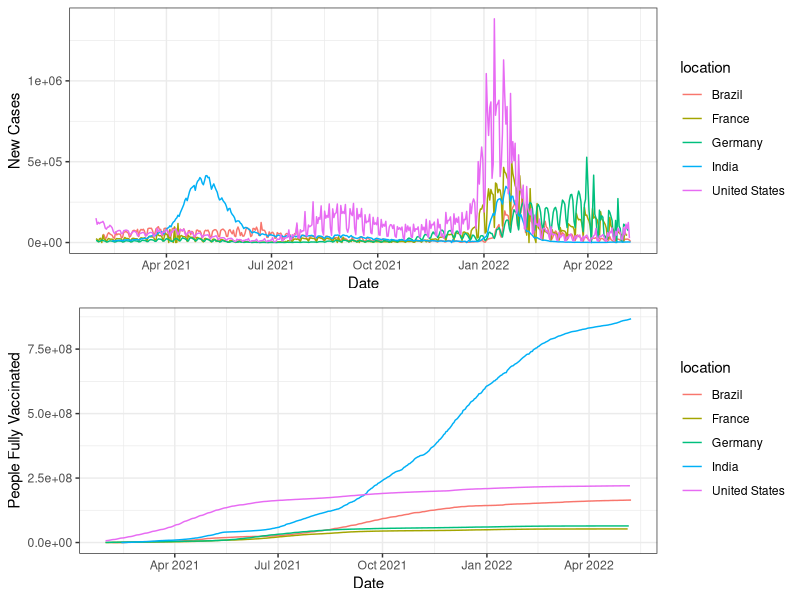
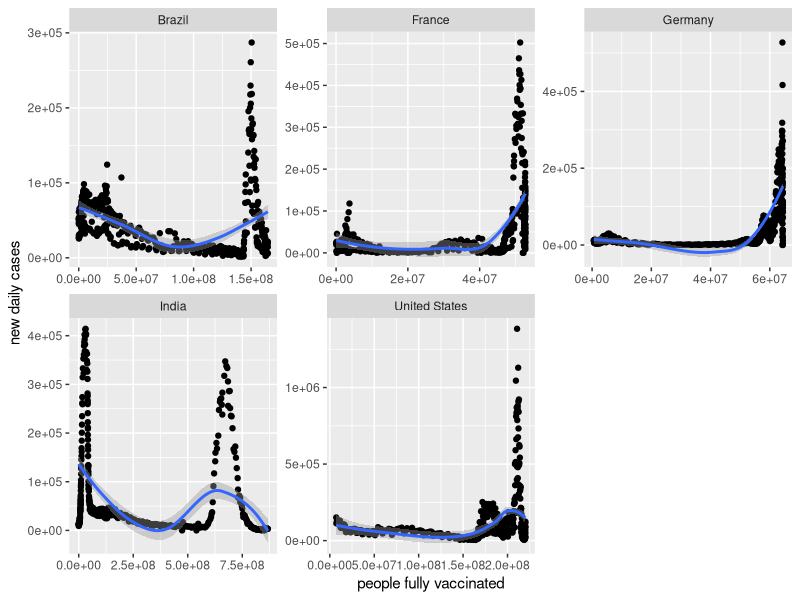

These charts were generated, in order, by the following R code:
## ---- chunk 1
knitr::opts_chunk$set(echo = FALSE,
                      eval = TRUE,
                      message = FALSE,
                      warning = FALSE,
                      error = FALSE,
                      fig.align = "center",
                      fig.width = 6, 
                      fig.height = 3.5)
## ---- chunk 2
# Libraries

library(tidyverse)
library(readr)
library(kableExtra)
library(bookdown)
library(dplyr)
library(knitr)
library(ggplot2)

## ---- chunk 3
# Read data
dat <- read.csv(file = "Data/COVID_dat_after_sanitize.csv") 

# NA summary
summary(is.na(dat))
## ---- chunk 4
sum_dat1<-dat %>% 
  group_by(location)%>%
  mutate(new_people_fully_vaccinated = people_fully_vaccinated- lag(people_fully_vaccinated))%>%
  summarise(mean_daily_cases = round(mean(new_cases),digit = 0),
         mean_new_vax = round(mean(new_people_fully_vaccinated, na.rm = TRUE,),digits = 0))%>%
  arrange(desc(mean_daily_cases))
  kable(head(sum_dat1,10), "latex", caption = "top 10 countries with highest daily cases", booktabs = T) %>%
  kable_styling(latex_options = c("striped", "hold_position"))

## ---- chunk 5
top5 <- dat%>%
  filter(location %in% c("United States", "India", "France", "Germany", "Brazil"))%>%
  select(!X)
## ---- chunk 6
p1<-ggplot(data = top5, aes(x = base::as.Date(date), y = new_cases, colour = location ))+
  geom_line() +
  theme_bw() +
  labs(y = "New Cases", x="Date")

p2<-ggplot(data = top5, aes(x = base::as.Date(date), y = people_fully_vaccinated, colour = location))+
  geom_line() +
  theme_bw() +
  labs(y = "People Fully Vaccinated", x="Date")
       

                
gridExtra::grid.arrange(p1, p2, nrow=2)    
## ---- chunk 7
ggplot(data = top5, aes(x=people_fully_vaccinated, y = new_cases))+
  geom_point()+
  geom_smooth()+
  labs(x = "people fully vaccinated" , y = "new daily cases")+
  facet_wrap(~location, scales = "free")
